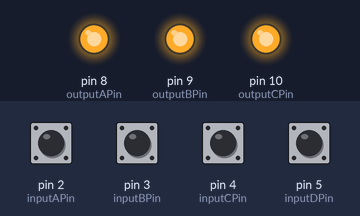
Bench run of a sketch on a simulated Arduino Uno, built with avr-gcc and run on an emulated ATmega328P. Shown: output pins drawn as LEDs (lit = HIGH). The test bench sets the inputs (shaded band); at power-on: pin 2 (inputAPin), pin 3 (inputBPin), pin 4 (inputCPin), pin 5 (inputDPin) HIGH.

Above: at 1.2 s.
1.3 s: pin 2 (inputAPin) pulled LOW for 0.15 s
At 1.4 s:
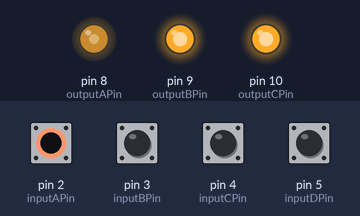
3.0 s: pin 3 (inputBPin) pulled LOW for 0.15 s
At 4.3 s:
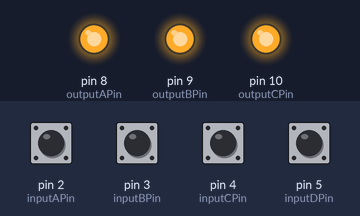
4.7 s: pin 4 (inputCPin) pulled LOW for 0.15 s
At 4.8 s:
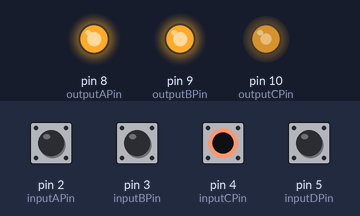
6.4 s: pin 5 (inputDPin) pulled LOW for 0.15 s
At 6.5 s:
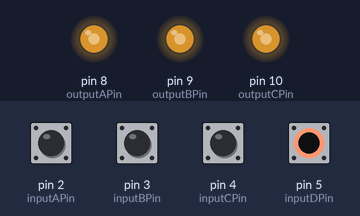
8.1 s: pin 2 (inputAPin) pulled LOW for 1 s
At 10.3 s:
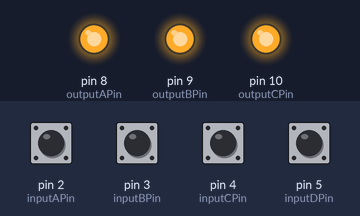
10.6 s: pin 3 (inputBPin) pulled LOW for 1 s
At 11.4 s:
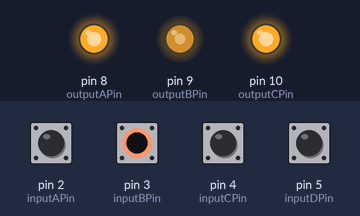
Timing chart, 0 to 13.6 s (numbered marks = the images above; inputs shaded):
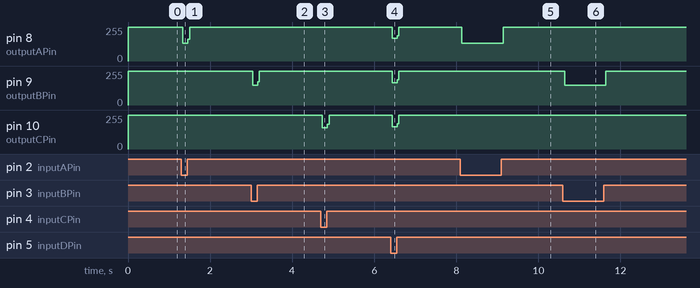

The sketch:

Blink_3LED_003.ino
```cpp
int inputAPin = 2;
int inputBPin = 3;
int inputCPin = 4;
int inputDPin = 5;

int outputAPin = 8;
int outputBPin = 9;
int outputCPin = 10;

// the setup function runs once when you press reset or power the board
void setup() {
  // initialize digital pin LED_BUILTIN as an output.
  pinMode(inputAPin, INPUT_PULLUP);
  pinMode(inputBPin, INPUT_PULLUP);
  pinMode(inputCPin, INPUT_PULLUP);
  pinMode(inputDPin, INPUT_PULLUP);

  pinMode(outputAPin, OUTPUT);
  pinMode(outputBPin, OUTPUT);
  pinMode(outputCPin, OUTPUT);
}

void outputMethod(int a, int b, int c){
  digitalWrite(outputAPin, a);
  digitalWrite(outputBPin, b);
  digitalWrite(outputCPin, c);
}

// the loop function runs over and over again forever
void loop() {

  outputMethod(HIGH,HIGH,HIGH);

  if(digitalRead(inputAPin) == LOW){
    outputMethod(LOW,HIGH,HIGH);
  } else if (digitalRead(inputBPin) == LOW){
    outputMethod(HIGH,LOW,HIGH);
  } else if (digitalRead(inputCPin) == LOW){
    outputMethod(HIGH,HIGH,LOW);
  } else if (digitalRead(inputDPin) == LOW){
    outputMethod(LOW,LOW,LOW);
  } else {
    outputMethod(HIGH,HIGH,HIGH);
  }

//  digitalWrite(8, HIGH);   // turn the LED on (HIGH is the voltage level)]
//  digitalWrite(9, HIGH);
//  digitalWrite(10, HIGH);
//  delay(1000);                       // wait for a second
//
//  digitalWrite(8, LOW);    // turn the LED off by making the voltage LOW
//  digitalWrite(9, LOW);
//  digitalWrite(10, LOW);
//  delay(1000);                       // wait for a second


}
```

Measured:
- after the input at 1.3 s, pin 8 (outputAPin): 255/255 → 134/255 at once, → 255/255 0.12 s later
- after the input at 3.0 s, pin 9 (outputBPin): 255/255 → 150/255 at once, → 255/255 0.12 s later
- after the input at 4.7 s, pin 10 (outputCPin): 255/255 → 160/255 at once, → 255/255 0.12 s later
- after the input at 6.4 s, pin 8 (outputAPin): 255/255 → 170/255 at once, → 255/255 0.12 s later; pin 9 (outputBPin), pin 10 (outputCPin): 255/255 → 168/255 at once, → 255/255 0.12 s later
- after the input at 8.1 s, pin 8 (outputAPin): 255/255 → 134/255 at once, → 255/255 1.0 s later
- after the input at 10.6 s, pin 9 (outputBPin): 255/255 → 150/255 at once, → 255/255 1.0 s later
